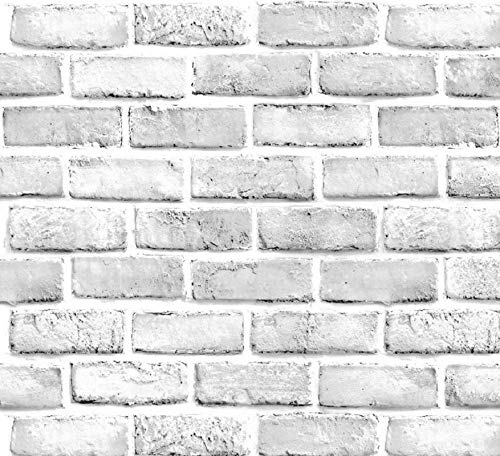
#> input picture HW3/dataset/Bricks_1.jpg, 500 x 456 px, given in place of the camera
$ python 2.py
#> lines starting #> are read from the running program, lines starting #| are printed output that depends on the picture
# Importing libraries
import cv2
import numpy as np

# Capturing the video file 0 for videocam else you can provide the url
capture = cv2.VideoCapture(0)
fourcc = cv2.VideoWriter_fourcc('X', 'V', 'I', 'D')
videoWriter = cv2.VideoWriter('output2.avi', fourcc, 10.0, (640, 480))
# Reading the first frame
_, frame1 = capture.read()
#> frame1 is the input picture: shape (456, 500, 3); min 0, max 255, mean 220.6
# Convert to gray scale
prvs = cv2.cvtColor(frame1, cv2.COLOR_BGR2GRAY)
# Create mask
hsv_mask = np.zeros_like(frame1)
# Make image saturation to a maximum value
hsv_mask[..., 1] = 255

# Till you scan the video
while (1):

    # Capture another frame and convert to gray scale
    _, frame2 = capture.read()
    next = cv2.cvtColor(frame2, cv2.COLOR_BGR2GRAY)
    next = cv2.GaussianBlur(next, ksize=(15, 15), sigmaX=5, sigmaY=5)
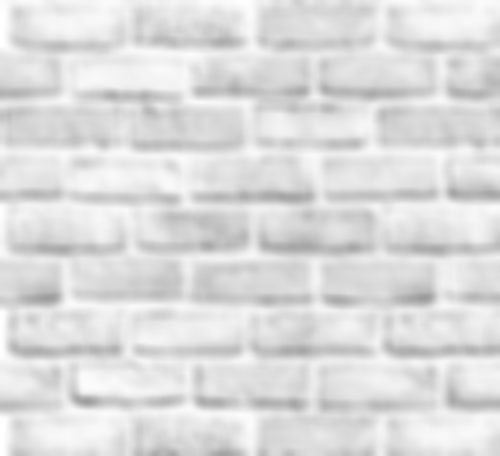
#> next: shape (456, 500); min 155, max 255, mean 220.6
    # Optical flow is now calculated
    flow = cv2.calcOpticalFlowFarneback(prvs, next, None, 0.5, 3, 15, 3, 5, 1.2, 0)
    # Compute magnite and angle of 2D vector
    mag, ang = cv2.cartToPolar(flow[..., 0], flow[..., 1])
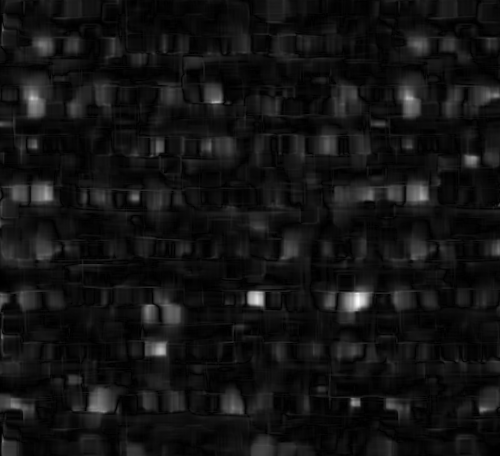
#> mag: shape (456, 500) float32; min 0.000268, max 18.03, mean 1.37; drawn with min black and max white
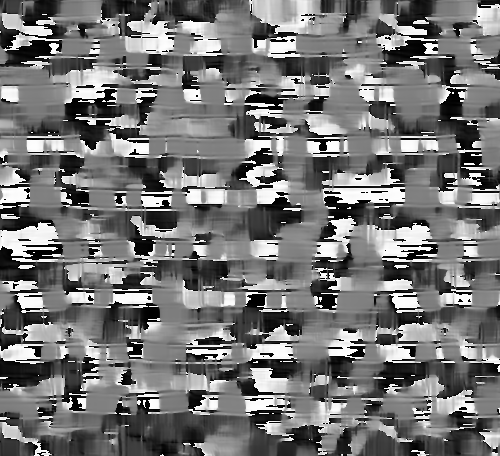
#> ang: shape (456, 500) float32; min 3.75e-06, max 6.28, mean 2.9; drawn with min black and max white
    # Set image hue value according to the angle of optical flow
    hsv_mask[..., 0] = ang * 180 / np.pi / 2
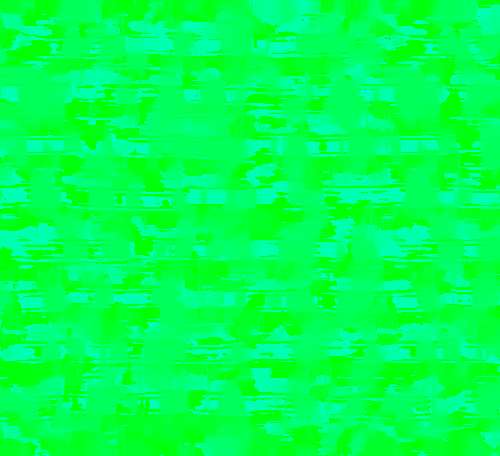
#> hsv_mask: shape (456, 500, 3); mean of channels 0, 1, 2 82.7, 255, 0; drawn as B, G, R
    # Set value as per the normalized magnitude of optical flow
    hsv_mask[..., 2] = cv2.normalize(mag, None, 0, 255, cv2.NORM_MINMAX)
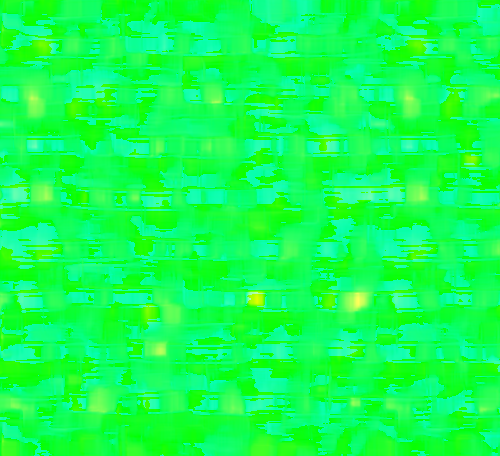
#> hsv_mask: shape (456, 500, 3); mean of channels 0, 1, 2 82.7, 255, 18.8; drawn as B, G, R
    # Convert to rgb
    rgb_representation = cv2.cvtColor(hsv_mask, cv2.COLOR_HSV2BGR)
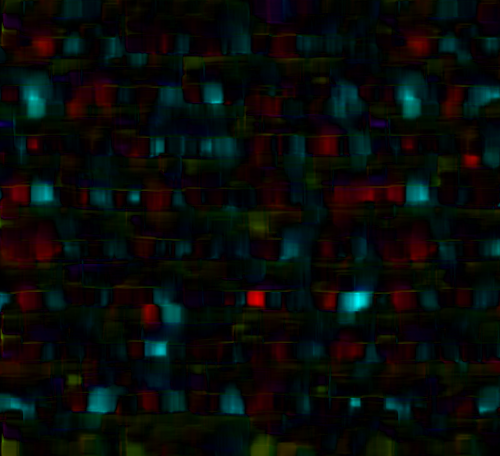
#> rgb_representation: shape (456, 500, 3); mean B, G, R 9.2, 11.2, 8.3

    cv2.imshow('frame2', rgb_representation)
    videoWriter.write(rgb_representation)
    kk = cv2.waitKey(30) & 0xff
#> (key e is pressed here)
    # Press 'e' to exit the video
    if kk == ord('e'):
        break
    # Press 's' to save the video
    elif kk == ord('s'):
        cv2.imwrite('Optical_image.png', frame2)
        cv2.imwrite('HSV_converted_image.png', rgb_representation)
    prvs = next

capture.release()
videoWriter.release()

cv2.destroyAllWindows()

$ run again, on HW3/dataset/Bricks_4.jpg
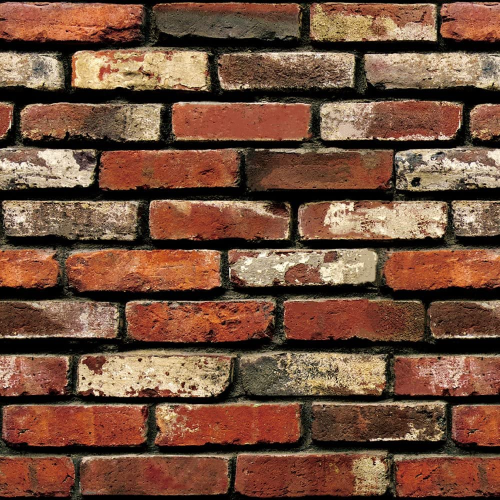
#> input picture HW3/dataset/Bricks_4.jpg, 1000 x 1000 px, given in place of the camera (shown at 1/2 size)
#> frame1 is the input picture: shape (1000, 1000, 3); mean B, G, R 59.7, 79.1, 115.3
#> `hsv_mask[..., 2] = cv2.normalize(mag, None, 0, 255, cv2.NORM_MINMAX)`:
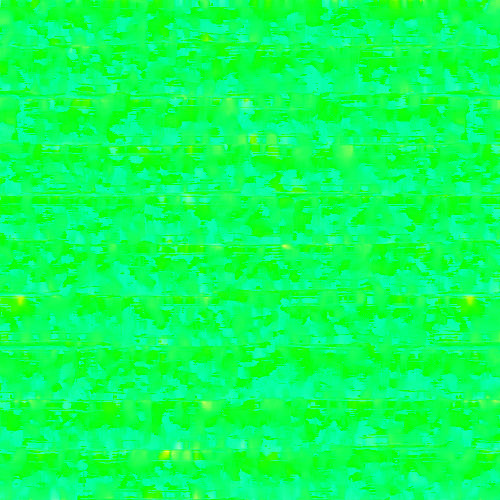
#> hsv_mask: shape (1000, 1000, 3) (shown at 1/2 size); mean of channels 0, 1, 2 90.4, 255, 11.1; drawn as B, G, R
#> `rgb_representation = cv2.cvtColor(hsv_mask, cv2.COLOR_HSV2BGR)`:
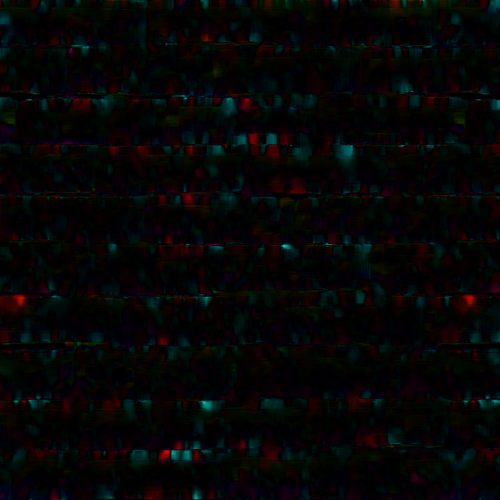
#> rgb_representation: shape (1000, 1000, 3) (shown at 1/2 size); mean B, G, R 5.4, 5.4, 5.4

$ run again, on HW3/dataset/Bricks_6.jpg
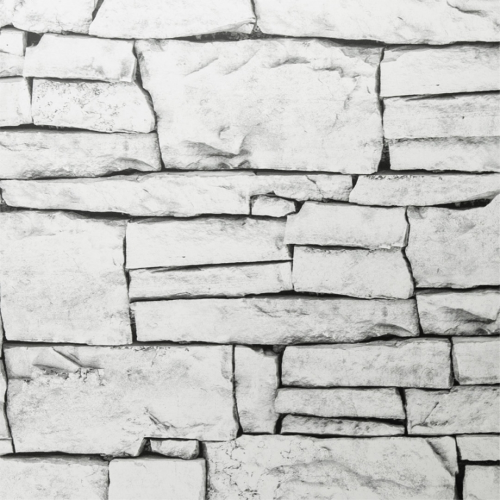
#> input picture HW3/dataset/Bricks_6.jpg, 1000 x 1000 px, given in place of the camera (shown at 1/2 size)
#> frame1 is the input picture: shape (1000, 1000, 3); mean B, G, R 198.9, 201.1, 200.9
#> `hsv_mask[..., 2] = cv2.normalize(mag, None, 0, 255, cv2.NORM_MINMAX)`:
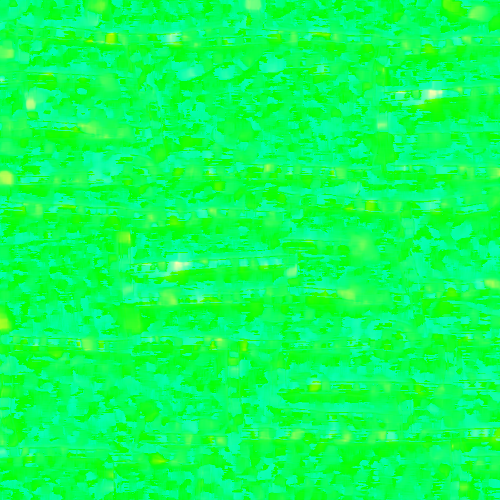
#> hsv_mask: shape (1000, 1000, 3) (shown at 1/2 size); mean of channels 0, 1, 2 88.8, 255, 10.8; drawn as B, G, R
#> `rgb_representation = cv2.cvtColor(hsv_mask, cv2.COLOR_HSV2BGR)`:
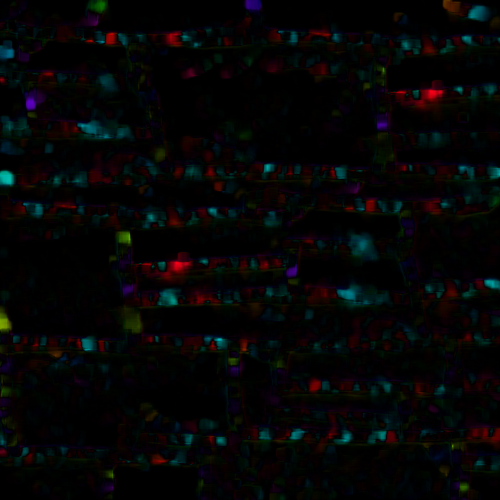
#> rgb_representation: shape (1000, 1000, 3) (shown at 1/2 size); mean B, G, R 5.4, 5.3, 5.2
